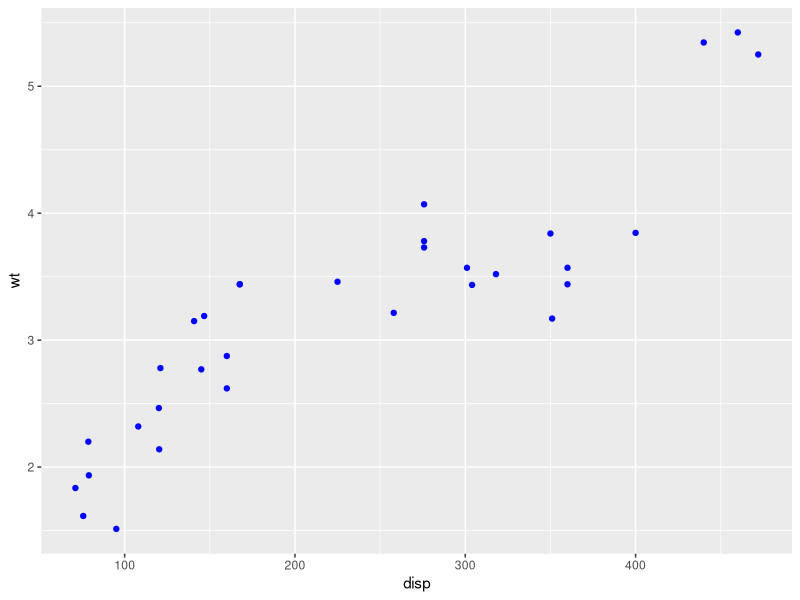

This figure's R source:
## ---- chunk 1
library(tidyverse)
## ---- chunk 2

library(tidyverse)

mtcars %>%
	ggplot(aes(disp, wt)) +
	geom_point(color = "blue") 
